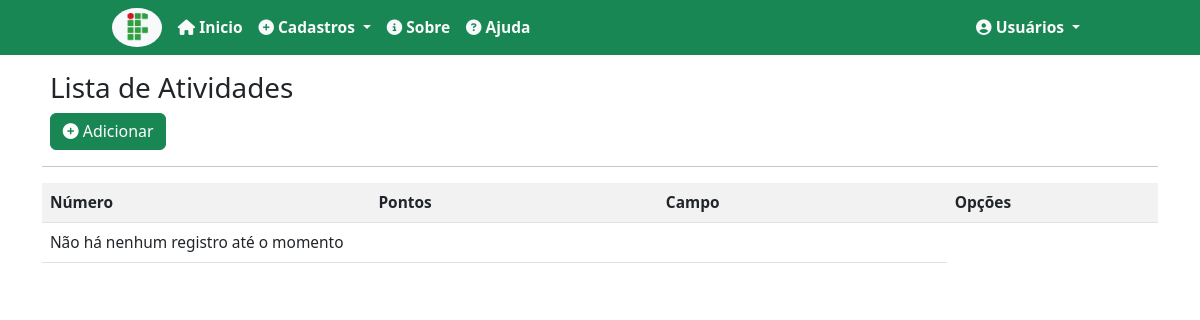
Before: /atividades/ with the older database file.
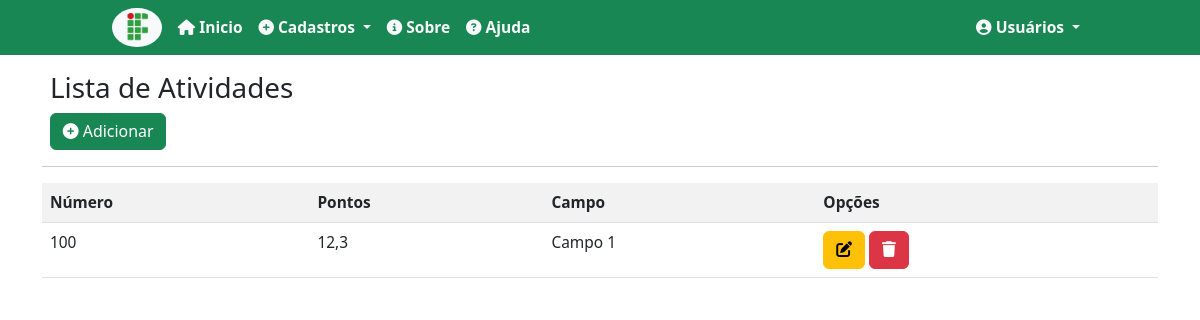
After: the same page with the newer database file.
### records/models.py (models this page shows, shortened)
class Activity(models.Model):
    number = models.IntegerField(verbose_name="Número", unique=True)
    points = models.DecimalField(verbose_name="Pontos", decimal_places=1, max_digits=4)
    details = models.CharField(max_length=100, verbose_name="Detalhes")
    description = models.CharField(max_length=150, verbose_name='Descrição')
    field = models.ForeignKey(Field, on_delete= models.PROTECT, verbose_name='Campo')
    class Meta:
        verbose_name = 'Atividade'
        ordering = ['number']

class Field(models.Model):
    name = models.CharField(max_length=50, verbose_name='Nome')
    description = models.CharField(max_length=150, verbose_name='Descrição')
    class Meta:
        verbose_name = 'Campo'
        ordering = ['name']

### records/views.py (the view)
# urls.py: path('atividades/', ActivityList.as_view(), name='list-activity'),
class ActivityList(ListView):
    model = Activity
    template_name = 'records/lists/activity.html'

### records/templates/records/lists/activity.html (shortened to what this page needs)
{% extends 'pages/base.html' %}
{% load static %}
{% block content %}
    <div class="m-2">
        <h3>Lista de Atividades</h3>
        <a class="btn btn-success" href="{% url 'add-activity'%}"><i class="fa-solid fa-circle-plus"></i> Adicionar</a>
    </div>
    <hr>
    <div class="table-responsive">
        <table class="table table-striped">
            <th>
                Número
            </th>
            <th>
                Pontos
            </th>
            <th>
                Campo
            </th>
            <th>
                Opções
            </th>
            {% for activity in object_list %}
            <tr>
               <td>
                    {{activity.number}}
               </td>
               <td>
                    {{ activity.points}}
               </td>
               <td>
                    {{ activity.field.name }}
               </td>
               <td>
                    <a href="{% url 'edit-activity' activity.pk %}" class="btn btn-warning"> <i class="fa-solid fa-pen-to-square"></i></a>
                    <a href="{% url 'delete-activity' activity.pk %}" class="btn btn-danger"> <i class="fa-solid fa-trash"></i> </a>
               </td>
            </tr>
            {% empty %}
            <tr>
                <td colspan="3"> Não há nenhum registro até o momento </td>
            </tr>
            {% endfor %}
        </table>
    </div>
{% endblock%}

Changed rows visible on the page:
added Activity: number "100", points "12,3", field.name "Campo 1"
Other visible differences:
text no longer shown: "Não há nenhum registro até o momento"
